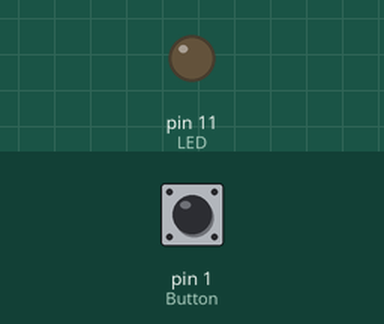
Bench run of a sketch on a simulated Arduino Uno, built with avr-gcc and run on an emulated ATmega328P. Shown: output pins drawn as LEDs (lit = HIGH). Dashed ring = blinking. The inputs (shaded band) are chosen by the test bench; at power-on: pin 1 (Button) LOW.

Above: at 1.2 s.
1.3 s: pin 1 (Button) pulled HIGH for 1 s
At 1.75 s:
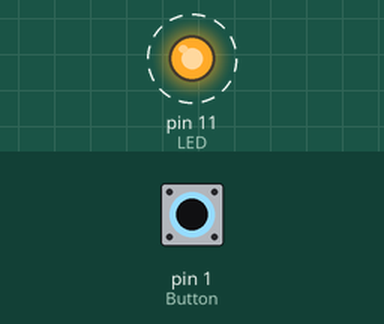
4.0 s: pin 1 (Button) pulled HIGH for 0.15 s
At 5.1 s:
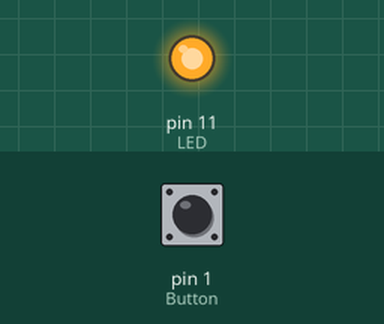
5.8 s: pin 1 (Button) pulled HIGH for 3.2 s
At 10.0 s:
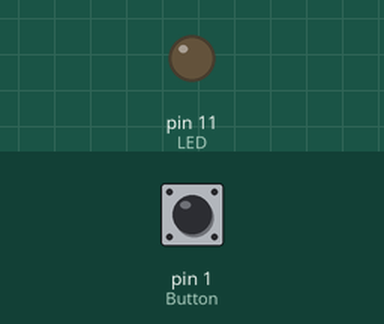
Timing chart, 0 to 11.5 s (numbered marks = the images above; inputs shaded):
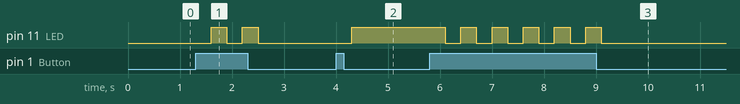

The sketch:

Opdracht_2.ino
```cpp
//Poorten van de knop, lichtje, de begin waarde van de button & variable count om te kunnen bepalen of het lichtje aan of uit moet
const int Button = 1;
const int LED = 11;
int ButtonState = 0;
int Count = 0;

void setup() {
  //Set up code voor de knop en lichtje
  pinMode(Button, INPUT);
  pinMode(LED, OUTPUT);
}

void loop() {
  //Staat knopje
  ButtonState = digitalRead(Button);

  //Als knopje wordt ingedrukt dan variable met eentje verhogen
  if(ButtonState == HIGH){
    Count++;
    delay(300);
  }
  //Bepaal of knop aan of uit moet
  if(Count % 2 == 0){
    digitalWrite(LED, LOW);
  }else{
    digitalWrite(LED, HIGH);
  }
}
```

Measured:
- after the input at 1.3 s, pin 11 (LED): alternates HIGH for 0.30 s and LOW for 0.30 s, 4 changes in all, then stays LOW, starting after 0.30 s
- after the input at 4.0 s, pin 11 (LED): LOW → HIGH after 0.30 s
- after the input at 5.8 s, pin 11 (LED): alternates HIGH for 0.30 s and LOW for 0.30 s, 11 changes in all, then stays LOW, starting after 0.30 s
